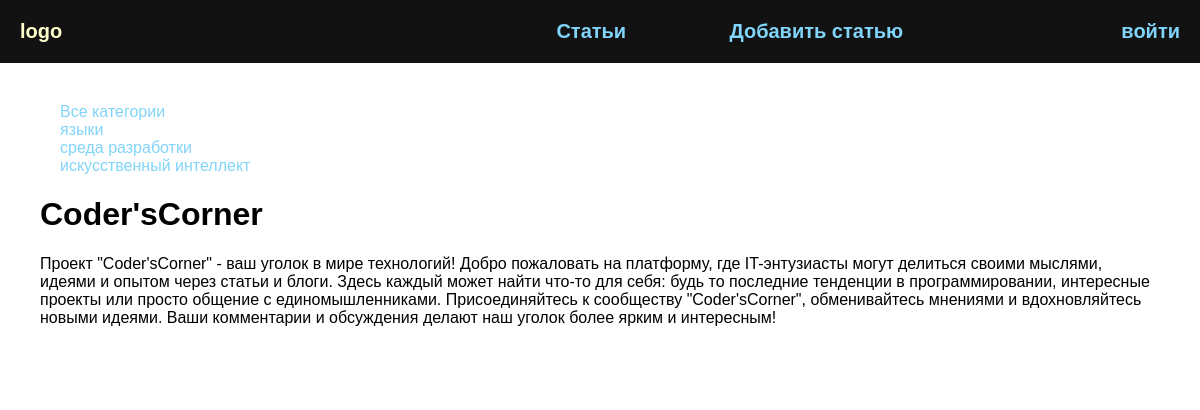
The page / on the database its author committed.
### blog/models.py (models this page shows, shortened)
class Category(models.Model):
    name = models.CharField(max_length=255, verbose_name='Категория')
    slug = models.SlugField(max_length=255, unique=True, verbose_name='URL')
    def get_absolute_url(self):
        return reverse('category', kwargs={'category_slug': self.slug})
    class Meta:
        verbose_name = "категорию"
        verbose_name_plural = "Категории"

### blog/views.py (the view)
# urls.py: path('', HomePage.as_view(), name='index'),
class HomePage(ListView):
    model = HomePage
    template_name = "blog/index.html"
    context_object_name = 'home'
    def get_context_data(self, *, object_list=None, **kwargs):
        context = super().get_context_data(**kwargs)
        context['title'] = "Coder'sCorner "
        context['menu'] = menu
        return context

### blog/templatetags/blog_tags.py (called while the page is built)
@register.inclusion_tag("blog/list_categories.html")
def show_categories(sort=None, cat_selected=0):
    if not sort:
        cats = Category.objects.all()
    else:
        cats = Category.objects.order_by(sort)
    return {"cats": cats, "cat_selected": cat_selected}

### blog/templates/blog/index.html
{% extends 'blog/base.html' %}
{% block content %}
<h1>Coder'sCorner</h1>
<p>Проект "Coder'sCorner" - ваш уголок в мире технологий! Добро пожаловать на платформу, где IT-энтузиасты могут делиться своими мыслями, идеями и опытом через статьи и блоги. Здесь каждый может найти что-то для себя: будь то последние тенденции в программировании, интересные проекты или просто общение с единомышленниками. Присоединяйтесь к сообществу "Coder'sCorner", обменивайтесь мнениями и вдохновляйтесь новыми идеями. Ваши комментарии и обсуждения делают наш уголок более ярким и интересным!</p>
{% endblock %}

### blog/templates/blog/list_categories.html
{% for c in cats %}
    {% if c.pk == cat_selected %}
        <li class="selected">{{ c.name }}</li>
    {% else %}
        <li><a href="{{ c.get_absolute_url }}">{{ c.name }}</a></li>
    {% endif %}
{% endfor %}

### blog/static/css/style.css (style rules this page uses)
body { margin: 0; padding: 0; background-image: url('https://i.pinimg.com/originals/c4/1f/48/c41f48f62566256824004d7d1c6a4cd3.jpg'); background-size: cover; background-repeat: no-repeat; background-position: center; font-family: Verdana, Geneva, Tahoma, sans-serif; height: 100vh; }
a { color: #81d4fa; text-decoration: none; padding: 20px; }

### rows shown on the page
Category: name "языки"
Category: name "среда разработки"
Category: name "искусственный интеллект"

### other values the page prints
{{ m.title }} "Статьи" "Добавить статью" "войти"
